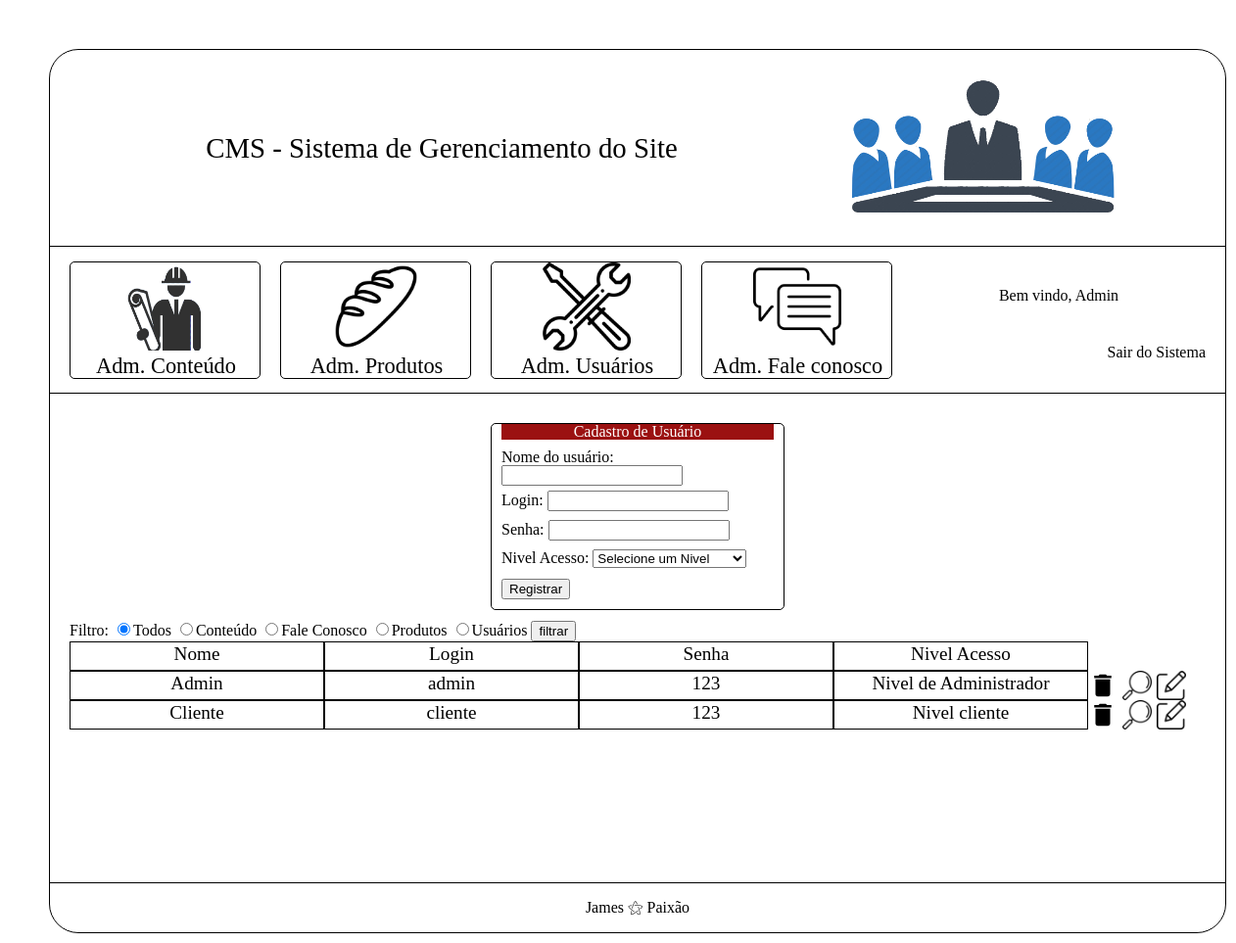
Page /cms/pagina_usuarios.php (signed in) on the committed database.
### tables this page shows
create table tblUsuario (
	idUsuario int(11) not null auto_increment primary key,
    nome varchar(200) not null,
    login varchar(200) not null,
    senha varchar(100) not null,
    idNivelAcesso int(11) not null,
    constraint FK_idNivelAcesso_tblUsuario foreign key (idNivelAcesso)
    references tblNivelAcesso (idNivelAcesso)
);

create table tblNivelAcesso (
	idNivelAcesso int(11) not null auto_increment primary key,
    nomeNivel varchar(200) not null,
    acessoConteudo boolean not null,
    acessoFaleConosco boolean not null,
    acessoProduto boolean not null,
    acessoUsuarios boolean not null
);

### cms/pagina_usuarios.php (the view, shortened to what this page needs)
<?php
    $conexao = conexaoMysql();
    $dominio= $_SERVER['HTTP_HOST'];
    $url = "http://" . $dominio. $_SERVER['REQUEST_URI'];
    if(isset($_POST['botao_filtrar'])){
        if($_GET['modo']){
            if($_GET['modo'] == 'filtrar'){
                $filtro = $_POST['input_filter'];
                switch($filtro){
                    case "c":
                        $sqlQuerySelect = "select tblUsuario.*, tblNivelAcesso.nomeNivel
                            from tblUsuario, tblNivelAcesso
                            where tblUsuario.idNivelAcesso = tblNivelAcesso.idNivelAcesso
                            and tblNivelAcesso.acessoConteudo = 1
                            order by tblUsuario.nome";
                    break;
                    case "f":
                        $sqlQuerySelect = "select tblUsuario.*, tblNivelAcesso.nomeNivel
                            from tblUsuario, tblNivelAcesso
                            where tblUsuario.idNivelAcesso = tblNivelAcesso.idNivelAcesso
                            and tblNivelAcesso.acessoFaleConosco = 1
                            order by tblUsuario.nome";
                    break;
                    case "p":
                        $sqlQuerySelect = "select tblUsuario.*, tblNivelAcesso.nomeNivel
                            from tblUsuario, tblNivelAcesso
                            where tblUsuario.idNivelAcesso = tblNivelAcesso.idNivelAcesso
                            and tblNivelAcesso.acessoProduto = 1
                            order by tblUsuario.nome";
                    break;
                    case "u":
                        $sqlQuerySelect = "select tblUsuario.*, tblNivelAcesso.nomeNivel
                            from tblUsuario, tblNivelAcesso
                            where tblUsuario.idNivelAcesso = tblNivelAcesso.idNivelAcesso
                            and tblNivelAcesso.acessoUsuarios = 1
                            order by tblUsuario.nome";
                    break;
                    default:
                        $sqlQuerySelect = "select tblUsuario.*, tblNivelAcesso.nomeNivel
                            from tblUsuario, tblNivelAcesso
                            where tblUsuario.idNivelAcesso = tblNivelAcesso.idNivelAcesso
                            order by tblUsuario.nome";
                    break;
                }
            }
        }
    }
    else{
        $sqlQuerySelect = "select tblUsuario.*, tblNivelAcesso.nomeNivel
                            from tblUsuario, tblNivelAcesso
                            where tblUsuario.idNivelAcesso = tblNivelAcesso.idNivelAcesso
                            order by tblUsuario.nome";
    }
    $select = mysqli_query($conexao, $sqlQuerySelect);
    $action = "modulos/inserir_usuario.php?modo=inserir&url=".$url;
    $nome = null;
    $login = null;
    $senha = null;
    $idNivelAcesso = null;
    $nomeNivel = null;
?>
<!DOCTYPE html>
<html lang="pt-br">
    <head>
        <?php
            require_once('modulos/imports.php');
        ?>
    </head>
    <body>
        <div id="div_cms">
            <?php
                require_once('modulos/menu.php');
            ?>
            <div id="div_submenus_cms">
                <form action="<?=$action?>" name="form_adm_usuario_cadastrar" method="post">
                    <div class="div_cadastro">
                        <div class="titulo_do_cadastro">Cadastro de Usuário</div>
                        <div class="input_cadastro">
                            Nome do usuário: <input type="text" name="nome_input_usuario" value="<?=$nome?>" required>
                        </div>
                        <div class="input_cadastro">
                            Login: <input type="text" name="login_input" value="<?=$login?>" required>
                        </div>
                        <div class="input_cadastro">
                            Senha: <input type="password" name="senha_input" value="<?=$senha?>" required>
                        </div>
                        <div class="input_cadastro">
                            Nivel Acesso:
                            <select name="nivel_acesso_select">
                                <?php
                                    if(isset($_GET['modo'])){
                                        if($_GET['modo'] == 'editar'){
                                            ?>
                                                <option value="<?=$idNivelAcesso?>"><?=$nomeNivel?></option>
                                            <?php
                                            $sqlQuerySelectNiveisAcesso = "
                                                select * from tblNivelAcesso
                                                where not (idNivelAcesso = ".$idNivelAcesso.")
                                                order by nomeNivel;
                                            ";
                                        }
                                    }
                                    else{
                                ?>
                                        <option value="">Selecione um Nivel</option>
                                <?php
                                    }
                                ?>
                            </select>
                        </div>
                        <div class="botaoRegistrar">
                            <input type="submit" name="submit_cms" value="Registrar">
                        </div>
                    </div>
                </form>
                <form name="filtro_adm_fale_conosco" action="pagina_usuarios.php?modo=filtrar" method="post">
                    Filtro:
                    <input type="radio" name="input_filter" value="a" checked>Todos
                    <input type="radio" name="input_filter" value="c">Conteúdo
                    <input type="radio" name="input_filter" value="f">Fale Conosco
                    <input type="radio" name="input_filter" value="p">Produtos
                    <input type="radio" name="input_filter" value="u">Usuários
                    <input type="submit" value="filtrar" name="botao_filtrar">
                </form>
                <div class="div_comentarios">
                    <div class="user_name">Nome</div>
                    <div class="user_login">Login</div>
                    <div class="user_password">Senha</div>
                    <div class="user_level">Nivel Acesso</div>
                </div>
                <?php
                    while($rsSelect = mysqli_fetch_assoc($select)){
                        ?>
                            <div class="div_comentarios">
                                <div class="user_name"><?=$rsSelect['nome']?></div>
                                <div class="user_login"><?=$rsSelect['login']?></div>
                                <div class="user_password"><?=$rsSelect['senha']?></div>
                                <div class="user_level"><?=$rsSelect['nomeNivel']?></div>
                                <a onclick="return confirm('Deseja realmente excluir o registro?');"
                                href="./modulos/deletar.php?modo=excluir&id=<?=$rsSelect['idUsuario']?>&tabela=tblUsuario&coluna=idUsuario&url=<?=$url?>">
                                    <div class="excluir"></div>
                                </a>
                                <div class="visualizar" onclick="visualizarUsuario(<?=$rsSelect['idUsuario']?>);"></div>
                                <a href="pagina_usuarios.php?modo=editar&id=<?=$rsSelect['idUsuario']?>">
                                    <div class="editar"></div>
                                </a>
                            </div>
                        <?php
                    }
                ?>
            </div>
            <div id="footer_cms">
                 James ⚝ Paixão
            </div>
        </div>
    </body>
</html>

### cms/css/style.css (style rules this page uses)
* { user-select: none; }
body { padding: 50px; }
a { text-decoration: none; color: #000000; }
#div_cms { width: 1200px; min-height: 800px; height: auto; margin-left: auto; margin-right: auto; border: black 1px solid; border-radius: 30px; }
#div_submenus_cms { width: inherit; min-height: 500px; height: auto; overflow: hidden; padding: 20px; box-sizing: border-box; border-bottom: 1px solid black; }
.div_cadastro { width: 300px; min-height: 100px; height: auto; border: solid 1px black; box-sizing: border-box; padding: 10px; padding-top: 0px; border-radius: 5px; margin-bottom: 10px; margin-top: 10px; margin-left: auto; margin-right: auto; }
.titulo_do_cadastro { text-align: center; background-color: #9b1111; color: white; margin-bottom: 10px; }
.input_cadastro { width: 100%; min-height: 25px; height: auto; overflow: hidden; box-sizing: border-box; margin-bottom: 5px; }
.user_name { width: 260px; height: 30px; border: 1px black solid; box-sizing: border-box; font-size: 1.2em; line-height: 1.2em; text-align: center; float: left; }
.user_login { width: 260px; height: 30px; border: 1px black solid; box-sizing: border-box; font-size: 1.2em; line-height: 1.2em; text-align: center; float: left; }
.user_password { width: 260px; height: 30px; border: 1px black solid; box-sizing: border-box; font-size: 1.2em; line-height: 1.2em; text-align: center; float: left; }
.user_level { width: 260px; height: 30px; border: 1px black solid; box-sizing: border-box; font-size: 1.2em; line-height: 1.2em; text-align: center; float: left; }
.div_comentarios { width: 1160px; min-height: 30px; height: auto; float: left; }
.excluir { width: 30px; height: 30px; margin-right: 5px; float: left; background-repeat: no-repeat; background-size: cover; background-image: url(../imagens/delete-24px.svg); }
.visualizar { width: 30px; height: 30px; margin-right: 5px; float: left; background-repeat: no-repeat; background-size: cover; background-image: url(../imagens/visualizar.png); }
.editar { width: 30px; height: 30px; margin-right: 5px; float: left; background-repeat: no-repeat; background-size: cover; background-image: url(../imagens/editar.png); }
#footer_cms { width: inherit; height: 50px; line-height: 50px; text-align: center; }

### rows in the picture
tblusuario: nome "Admin", login "admin", senha "123", idNivelAcesso.nomeNivel "Nivel de Administrador"
tblusuario: nome "Cliente", login "cliente", senha "123", idNivelAcesso.nomeNivel "Nivel cliente"

### other values in the picture
$_SESSION['nomeUsuario'] "Admin"
